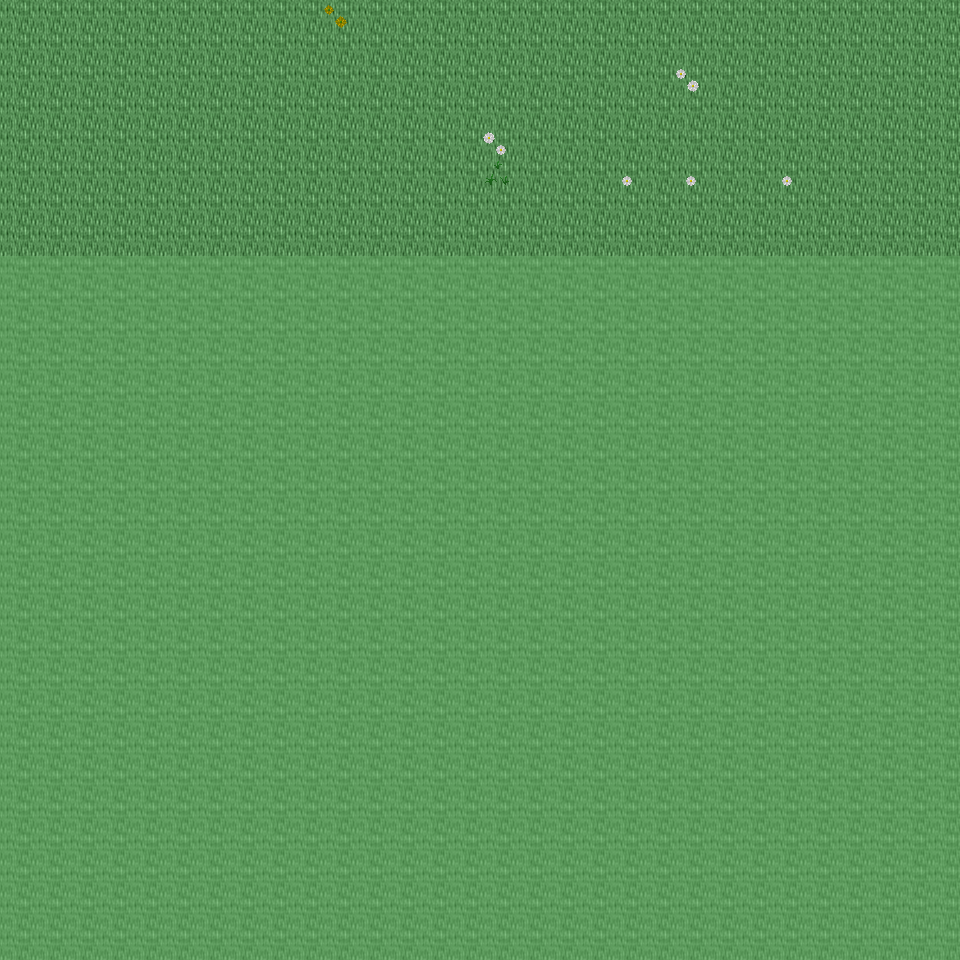

A level layout from a 2D game, rendered from its tile map. Below: a short description, then the map file with tile-grid data replaced by summaries:
An orthogonal 30x30 tile map with 32x32 px tiles, 6 tile layers (Ground, Object, Object2, Above, ...), 26 tilesets and 3 objects (3x mapchange).

<map version="1.0" orientation="orthogonal" renderorder="right-down" width="30" height="30" tilewidth="32" tileheight="32" nextobjectid="4">
  <tileset firstgid="1" name="tileset_ground_ground" tilewidth="32" tileheight="32" tilecount="33" columns="3">
    <image source="../drawable/tileset_ground_ground.png" width="96" height="352" />
  </tileset>
  <tileset firstgid="34" name="tileset_ground_ice_ice" tilewidth="32" tileheight="32" tilecount="3" columns="3">
    <image source="../drawable/tileset_ground_ice_ice.png" width="96" height="32" />
  </tileset>
  <tileset firstgid="37" name="tileset_plant_flower_daisy_white" tilewidth="32" tileheight="32" tilecount="8" columns="2">
    <image source="../drawable/tileset_plant_flower_daisy_white.png" width="64" height="128" />
  </tileset>
  <tileset firstgid="45" name="tileset_ground_rock_pebbles" tilewidth="32" tileheight="32" tilecount="3" columns="1">
    <image source="../drawable/tileset_ground_rock_pebbles.png" width="32" height="96" />
  </tileset>
  <tileset firstgid="48" name="tileset_plant_grasses" tilewidth="32" tileheight="32" tilecount="6" columns="3">
    <image source="../drawable/tileset_plant_grasses.png" width="96" height="64" />
  </tileset>
  <tileset firstgid="54" name="tileset_plant_leaves" tilewidth="32" tileheight="32" tilecount="8" columns="4">
    <image source="../drawable/tileset_plant_leaves.png" width="128" height="64" />
  </tileset>
  <tileset firstgid="62" name="tileset_ground_grass_edges" tilewidth="32" tileheight="32" tilecount="36" columns="12">
    <image source="../drawable/tileset_ground_grass_edges.png" width="384" height="96" />
  </tileset>
  <tileset firstgid="98" name="tileset_plant_flower_daisy_yellow" tilewidth="32" tileheight="32" tilecount="8" columns="2">
    <image source="../drawable/tileset_plant_flower_daisy_yellow.png" width="64" height="128" />
  </tileset>
  <tileset firstgid="106" name="tileset_plant_bush_bushes" tilewidth="32" tileheight="32" tilecount="10" columns="5">
    <image source="../drawable/tileset_plant_bush_bushes.png" width="160" height="64" />
  </tileset>
  <tileset firstgid="116" name="tileset_plant_stump_stump_brown" tilewidth="32" tileheight="32" tilecount="4" columns="2">
    <image source="../drawable/tileset_plant_stump_stump_brown.png" width="64" height="64" />
  </tileset>
  <tileset firstgid="120" name="tileset_plant_stump_stump_green" tilewidth="32" tileheight="32" tilecount="4" columns="2">
    <image source="../drawable/tileset_plant_stump_stump_green.png" width="64" height="64" />
  </tileset>
  <tileset firstgid="124" name="tileset_item_pot_pot_golden" tilewidth="32" tileheight="32" tilecount="4" columns="4">
    <image source="../drawable/tileset_item_pot_pot_golden.png" width="128" height="32" />
  </tileset>
  <tileset firstgid="128" name="tileset_plant_tree_tree_darkgreen" tilewidth="32" tileheight="32" tilecount="88" columns="8">
    <image source="../drawable/tileset_plant_tree_tree_darkgreen.png" width="256" height="352" />
  </tileset>
  <tileset firstgid="216" name="tileset_plant_flower_daisy_blue" tilewidth="32" tileheight="32" tilecount="8" columns="2">
    <image source="../drawable/tileset_plant_flower_daisy_blue.png" width="64" height="128" />
  </tileset>
  <tileset firstgid="224" name="tileset_ground_water_water_bubbles" tilewidth="32" tileheight="32" tilecount="32" columns="8">
    <image source="../drawable/tileset_ground_water_water_bubbles.png" width="256" height="128" />
  </tileset>
  <tileset firstgid="256" name="tileset_ground_water_pool" tilewidth="32" tileheight="32" tilecount="72" columns="3">
    <image source="../drawable/tileset_ground_water_pool.png" width="96" height="768" />
  </tileset>
  <tileset firstgid="328" name="tileset_building_castle" tilewidth="32" tileheight="32" tilecount="320" columns="20">
    <image source="../drawable/tileset_building_castle.png" width="640" height="512" />
  </tileset>
  <tileset firstgid="648" name="tileset_ground_cobbled_paving" tilewidth="32" tileheight="32" tilecount="1" columns="1">
    <image source="../drawable/tileset_ground_cobbled_paving.png" width="32" height="32" />
  </tileset>
  <tileset firstgid="649" name="tileset_ground_grass_corners" tilewidth="32" tileheight="32" tilecount="24" columns="6">
    <image source="../drawable/tileset_ground_grass_corners.png" width="192" height="128" />
  </tileset>
  <tileset firstgid="673" name="tileset_building_fence_fence_chunky" tilewidth="32" tileheight="32" tilecount="21" columns="3">
    <image source="../drawable/tileset_building_fence_fence_chunky.png" width="96" height="224" />
  </tileset>
  <tileset firstgid="694" name="tileset_item_sign_large" tilewidth="32" tileheight="32" tilecount="15" columns="5">
    <image source="../drawable/tileset_item_sign_large.png" width="160" height="96" />
  </tileset>
  <tileset firstgid="709" name="tileset_building_decoration_fancy_gate" tilewidth="32" tileheight="32" tilecount="12" columns="3">
    <image source="../drawable/tileset_building_decoration_fancy_gate.png" width="96" height="128" />
  </tileset>
  <tileset firstgid="721" name="tileset_logic_collision" tilewidth="32" tileheight="32" tilecount="1" columns="1">
    <image source="../drawable/tileset_logic_collision.png" width="32" height="32" />
  </tileset>
  <tileset firstgid="722" name="tileset_ground_green_paving" tilewidth="32" tileheight="32" tilecount="18" columns="3">
    <image source="../drawable/tileset_ground_green_paving.png" width="96" height="192" />
  </tileset>
  <tileset firstgid="740" name="tileset_item_hen_nest" tilewidth="32" tileheight="32" tilecount="1" columns="1">
    <image source="../drawable/tileset_item_hen_nest.png" width="32" height="32" />
  </tileset>
  <tileset firstgid="741" name="tileset_building_barnyard" tilewidth="32" tileheight="32" tilecount="200" columns="8">
    <image source="../drawable/tileset_building_barnyard.png" width="256" height="800" />
  </tileset>
  <layer name="Ground" width="30" height="30">
    <data>[900 cells, 240 non-empty, 1 distinct tile ids]</data>
  </layer>
  <layer name="Object" width="30" height="30">
    <data>[900 cells, 7 non-empty, 5 distinct tile ids]</data>
  </layer>
  <layer name="Object2" width="30" height="30">
    <data>[900 cells, 0 non-empty, 0 distinct tile ids]</data>
  </layer>
  <layer name="Above" width="30" height="30">
    <data>[900 cells, 0 non-empty, 0 distinct tile ids]</data>
  </layer>
  <layer name="Above2" width="30" height="30">
    <data>[900 cells, 0 non-empty, 0 distinct tile ids]</data>
  </layer>
  <layer name="Walkable" width="30" height="30">
    <data>[900 cells, 660 non-empty, 1 distinct tile ids]</data>
  </layer>
  <objectgroup name="MapEvents">
    <object id="1" name="north" type="mapchange" x="0" y="0" width="960" height="32">
      <properties>
        <property name="map" value="0_ados_mountain_n2_w2_x2_y3" />
        <property name="place" value="south" />
      </properties>
    </object>
    <object id="2" name="west" type="mapchange" x="0" y="0" width="32" height="256">
      <properties>
        <property name="map" value="0_ados_mountain_n2_w2_x1_y4" />
        <property name="place" value="east" />
      </properties>
    </object>
    <object id="3" name="east" type="mapchange" x="928" y="0" width="32" height="256">
      <properties>
        <property name="map" value="0_ados_mountain_n2_w2_x3_y4" />
        <property name="place" value="west" />
      </properties>
    </object>
  </objectgroup>
</map>
